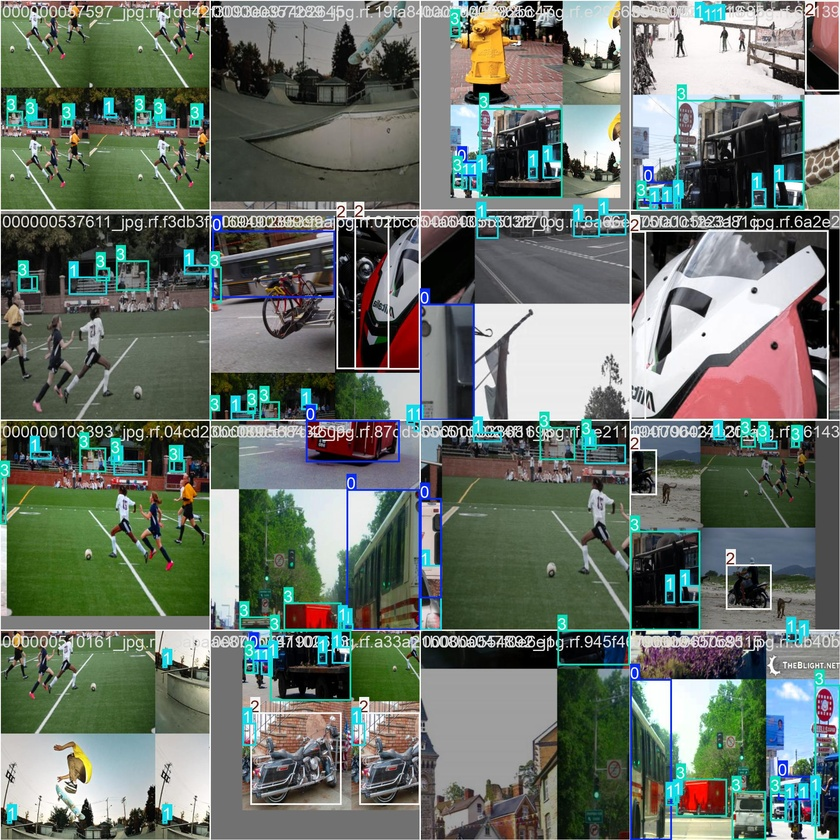
#> input picture object_detection/runs/train/vehicle/train_batch0.jpg, 840 x 840 px, shrunk from 1920 x 1920 before the run; its folder holds only this picture in this run
$ python -i birdviewaugmentation.py   (imports and definitions only)
#> lines starting #> are read from the running program, lines starting #| are printed output that depends on the picture
#> further down, picture is the input picture: shape (840, 840, 3); mean B, G, R 106.5, 115.3, 106.4
import cv2
import numpy as np
import os
import glob

# def birdview_augment(image, strength=0.3):
#     h, w = image.shape[:2]
#     dx = int(w * strength)
#     dy = int(h * strength)

#     src = np.float32([[0, 0], [w, 0], [w, h], [0, h]])
#     dst = np.float32([[dx, dy], [w - dx, dy], [w, h], [0, h]])

#     matrix = cv2.getPerspectiveTransform(src, dst)
#     warped = cv2.warpPerspective(image, matrix, (w, h))
#     return warped

# def augment_and_save_to_new_folder(input_root, output_root, output_prefix="bird", strength=0.3):
#     os.makedirs(output_root, exist_ok=True)

#     for class_name in os.listdir(input_root):
#         input_class_path = os.path.join(input_root, class_name)
#         output_class_path = os.path.join(output_root, class_name)

#         if not os.path.isdir(input_class_path):
#             continue

#         os.makedirs(output_class_path, exist_ok=True)
#         image_paths = glob.glob(os.path.join(input_class_path, "*.jpg"))

#         for path in image_paths:
#             try:
#                 img = cv2.imread(path)
#                 warped = birdview_augment(img, strength=strength)

#                 base = os.path.basename(path)
#                 name, ext = os.path.splitext(base)
#                 out_path = os.path.join(output_class_path, f"{output_prefix}_{name}{ext}")
#                 cv2.imwrite(out_path, warped)
#                 print(f"✅ {out_path}")
#             except Exception as e:
#                 print(f"❌ Error on {path}: {e}")

# # Contoh pemakaian
# augment_and_save_to_new_folder(
#     input_root="dataset2/",
#     output_root="dataset3/",
#     strength=0.35
# )


# # import cv2
# # import numpy as np
# # import os
# # import glob

# # input_dir = 'dataset2/'
# # output_dir = 'dataset3/'
# # os.makedirs(output_dir, exist_ok=True)

# # # import glob


# # # for path in glob.glob(f'{input_dir}/*.jpg'):
# # #     img = cv2.imread(path)
# # #     warped = birdview_augment(img, strength=0.3)

# # #     filename = os.path.basename(path)
# # #     out_path = os.path.join(output_dir, f'bird_{filename}')
# # #     cv2.imwrite(out_path, warped)

# # def birdview_augment(image, strength=0.3):
# #     h, w = image.shape[:2]
# #     dx = int(w * strength)
# #     dy = int(h * strength)

# #     src = np.float32([[0, 0], [w, 0], [w, h], [0, h]])
# #     dst = np.float32([[dx, dy], [w - dx, dy], [w, h], [0, h]])

# #     matrix = cv2.getPerspectiveTransform(src, dst)
# #     warped = cv2.warpPerspective(image, matrix, (w, h))
# #     return warped

# # def augment_folder_birdview(root_dir, output_prefix="bird", strength=0.3):
# #     for class_name in os.listdir(root_dir):
# #         class_path = os.path.join(root_dir, class_name)
# #         if not os.path.isdir(class_path):
# #             continue

# #         image_paths = glob.glob(os.path.join(class_path, "*.jpg"))
# #         for path in image_paths:
# #             try:
# #                 img = cv2.imread(path)
# #                 warped = birdview_augment(img, strength=strength)

# #                 base = os.path.basename(path)
# #                 name, ext = os.path.splitext(base)
# #                 out_path = os.path.join(class_path, f"{output_prefix}_{name}{ext}")
# #                 cv2.imwrite(out_path, warped)
# #                 print(f"✅ {out_path}")
# #             except Exception as e:
# #                 print(f"❌ Error on {path}: {e}")


# # augment_folder_birdview("dataset/train", strength=0.35)

# import cv2
# import numpy as np
import random

# def warp_birdview_cctv(image, strength=0.3, skew=True):
#     h, w = image.shape[:2]
#     dx = int(w * strength)
#     dy = int(h * strength)

#     # randomisasi agar miring kiri/kanan
#     if skew:
#         skew_direction = random.choice(['left', 'right'])
#         if skew_direction == 'left':
#             dst = np.float32([
#                 [dx, dy],
#                 [w - dx//2, dy],
#                 [w, h],
#                 [0, h]
#             ])
#         else:
#             dst = np.float32([
#                 [dx//2, dy],
#                 [w - dx, dy],
#                 [w, h],
#                 [0, h]
#             ])
#     else:
#         dst = np.float32([
#             [dx, dy],
#             [w - dx, dy],
#             [w, h],
#             [0, h]
#         ])

#     src = np.float32([[0, 0], [w, 0], [w, h], [0, h]])
#     matrix = cv2.getPerspectiveTransform(src, dst)
#     warped = cv2.warpPerspective(image, matrix, (w, h))
#     return warped

def motion_blur(image, size=7):
    kernel = np.zeros((size, size))
    kernel[int((size-1)/2), :] = np.ones(size)
    kernel = kernel / size
    return cv2.filter2D(image, -1, kernel)

def darken_image(image, factor=0.5):
    return np.clip(image * factor, 0, 255).astype('uint8')

# [46 lines of commented-out code are left out]


def realistic_cctv_style(img):
    h, w = img.shape[:2]

    # Simulasi miring dari atas (tanpa memperbesar ban)
    M = cv2.getRotationMatrix2D((w//2, h//2), angle=random.uniform(-15, 15), scale=1.0)
    rotated = cv2.warpAffine(img, M, (w, h))
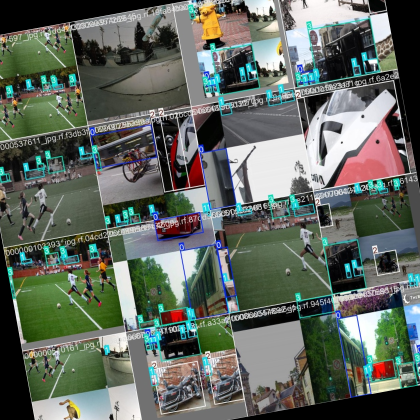
#> rotated: shape (840, 840, 3) (shown at 1/2 size); mean B, G, R 96.3, 104.7, 96.8

    # Sedikit shear (horizontal stretch untuk efek miring)
    pts1 = np.float32([[0,0], [w,0], [0,h]])
    shear = random.uniform(0.0, 0.3)
    pts2 = np.float32([[0,0], [w,0], [int(w*shear),h]])
    shear_mat = cv2.getAffineTransform(pts1, pts2)
    sheared = cv2.warpAffine(rotated, shear_mat, (w, h))
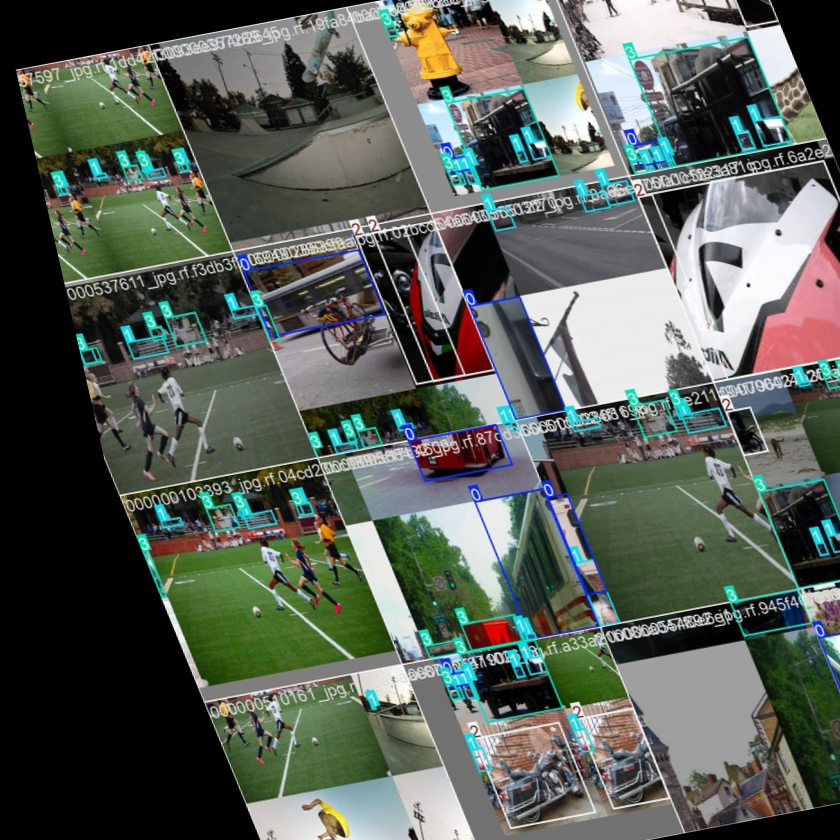
#> sheared: shape (840, 840, 3); mean B, G, R 87.2, 95, 88.1

    # Optional: blur
    if random.random() < 0.6:
        sheared = motion_blur(sheared, size=random.choice([3,5,7]))

    # Optional: dark
    if random.random() < 0.4:
        sheared = darken_image(sheared, factor=random.uniform(0.4, 0.7))

    return sheared


# [26 lines left out: function augment_and_save_to_new_folder, not called in this run]

# Contoh pemakaian
# [4 lines not run here, left out]

>>> import cv2
>>> picture = cv2.imread('../object_detection/runs/train/vehicle/train_batch0.jpg')
>>> result = realistic_cctv_style(picture)

$ run again, on object_detection/runs/train/vehicle/train_batch1.jpg
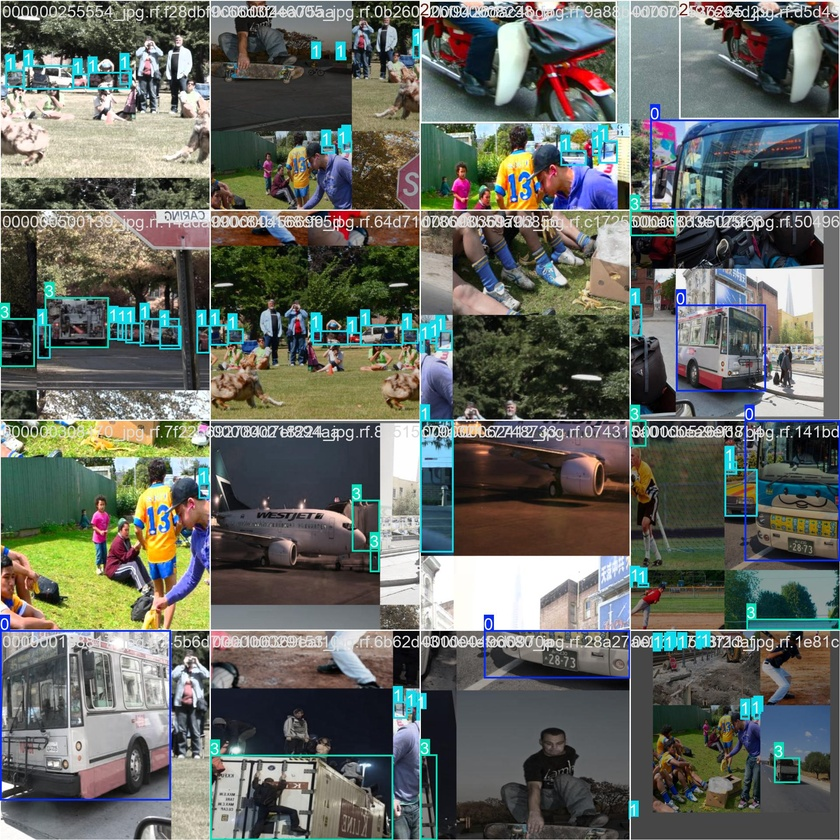
#> input picture object_detection/runs/train/vehicle/train_batch1.jpg, 840 x 840 px, shrunk from 1920 x 1920 before the run
#> picture is the input picture: shape (840, 840, 3); mean B, G, R 98.7, 104.7, 101.1
#> in realistic_cctv_style, `rotated = cv2.warpAffine(img, M, (w, h))`:
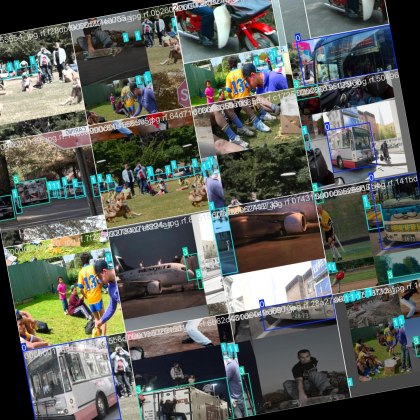
#> rotated: shape (840, 840, 3) (shown at 1/2 size); mean B, G, R 90.2, 96.1, 93
#> in realistic_cctv_style, `sheared = cv2.warpAffine(rotated, shear_mat, (w, h))`:
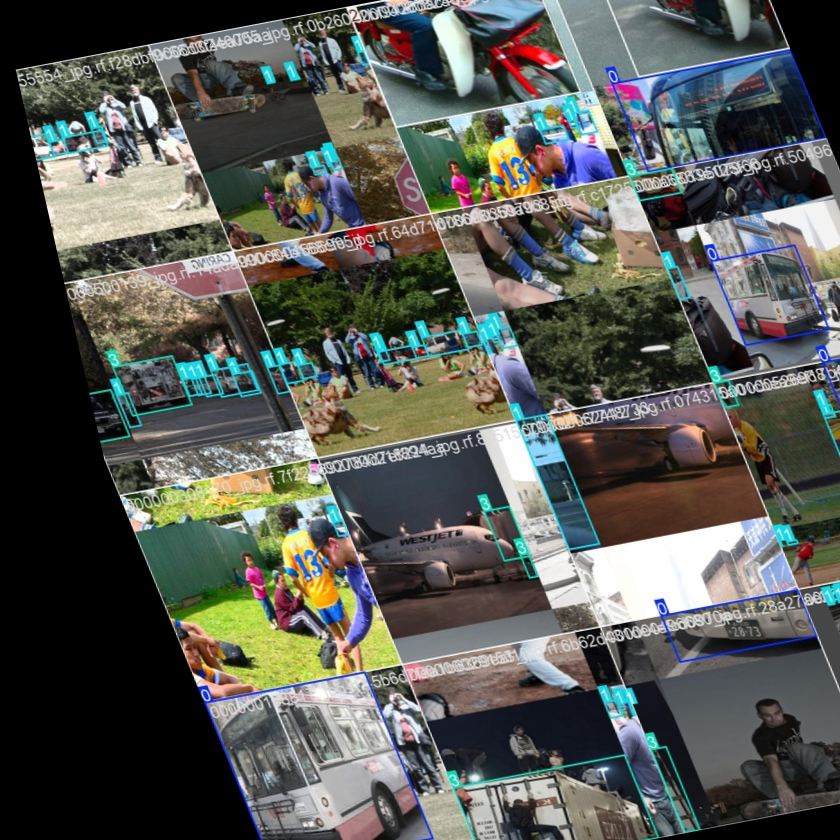
#> sheared: shape (840, 840, 3); mean B, G, R 83, 88.4, 86

$ run again, on object_detection/runs/train/vehicle/train_batch2.jpg
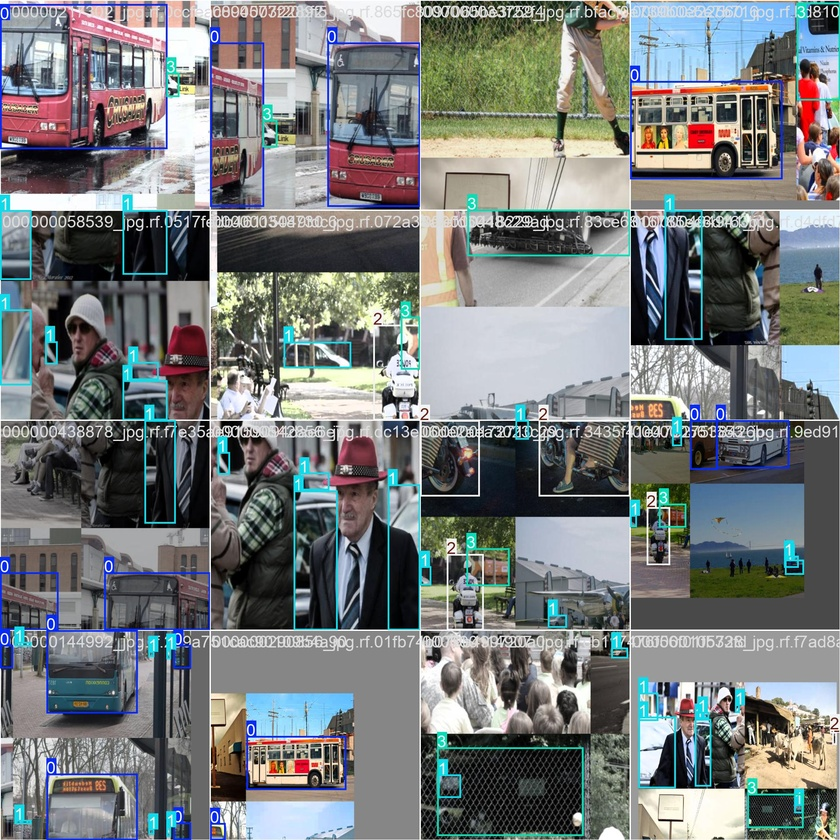
#> input picture object_detection/runs/train/vehicle/train_batch2.jpg, 840 x 840 px, shrunk from 1920 x 1920 before the run
#> picture is the input picture: shape (840, 840, 3); mean B, G, R 123.3, 122.9, 119.1
#> in realistic_cctv_style, `rotated = cv2.warpAffine(img, M, (w, h))`:
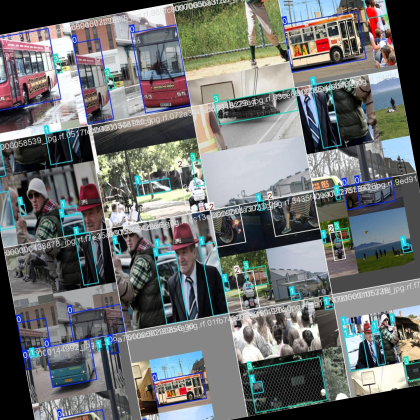
#> rotated: shape (840, 840, 3) (shown at 1/2 size); mean B, G, R 111.7, 112.2, 109.3
#> in realistic_cctv_style, `sheared = cv2.warpAffine(rotated, shear_mat, (w, h))`:
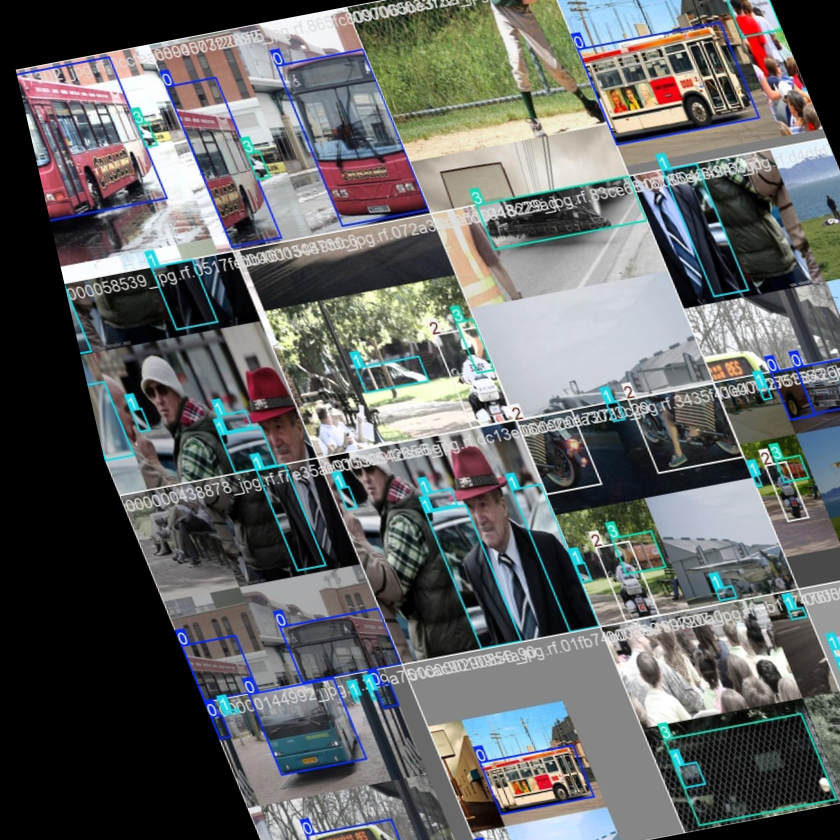
#> sheared: shape (840, 840, 3); mean B, G, R 100.4, 100.7, 98.8
